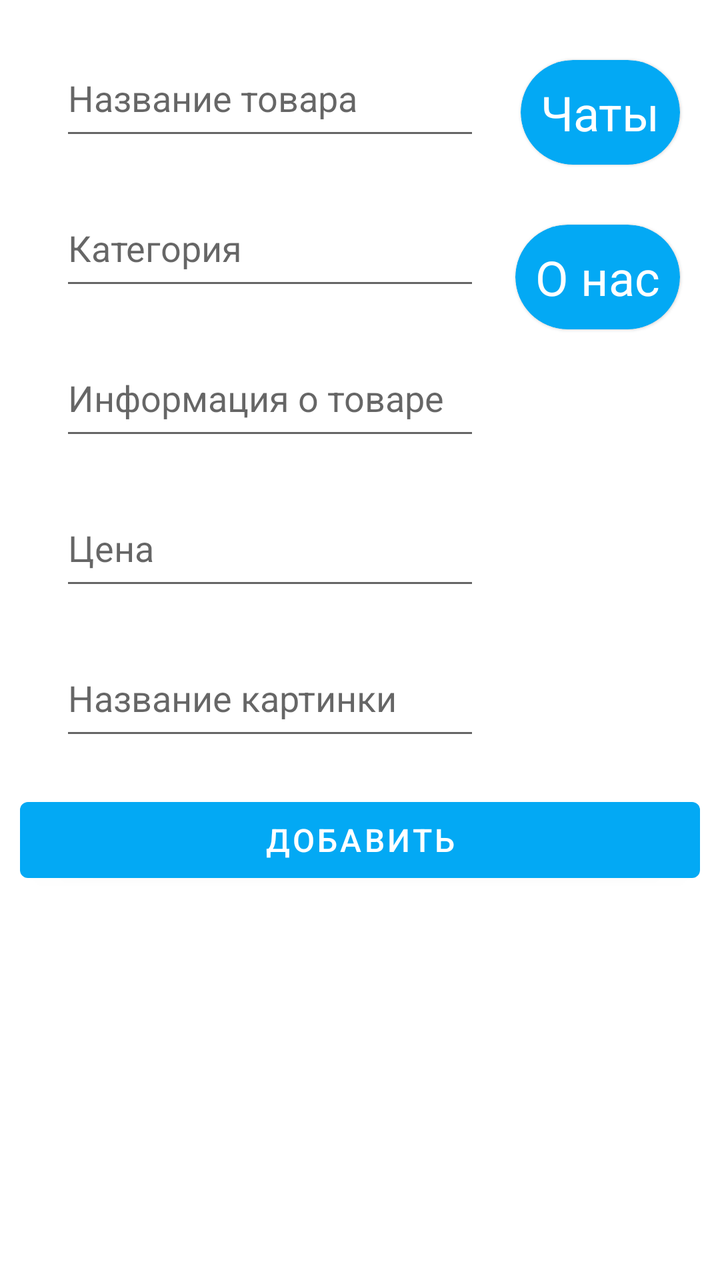
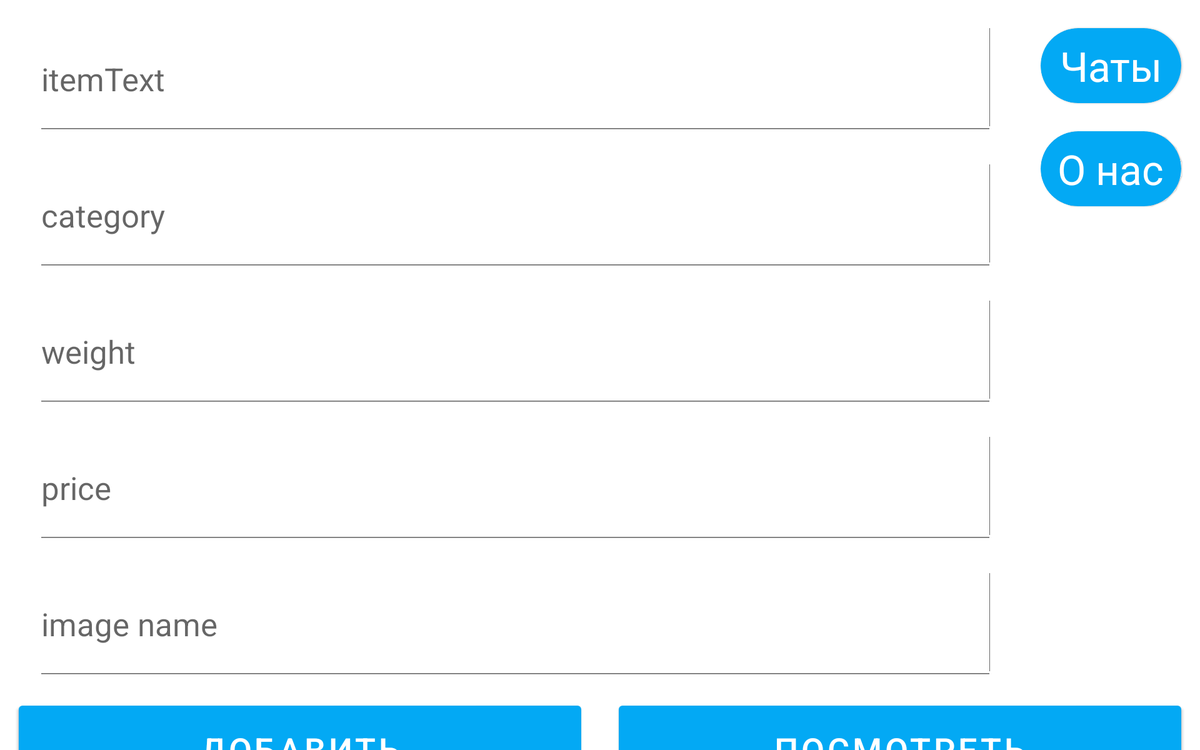

First picture: res/layout/ on a phone held upright. Second picture: the repository's own variant of that layout, on a device whose configuration matches the variant's folder. Source for both follows.
<!-- AndroidManifest.xml: application theme Theme.MyHouseV3 -->
<!-- res/layout/fragment_help.xml -->
<?xml version="1.0" encoding="utf-8"?>
<androidx.constraintlayout.widget.ConstraintLayout
    xmlns:android="http://schemas.android.com/apk/res/android"
    xmlns:app="http://schemas.android.com/apk/res-auto"
    xmlns:tools="http://schemas.android.com/tools"
    android:layout_width="match_parent"
    android:layout_height="match_parent"
    tools:context=".fragments.HelpFragment">

    <Button
        android:id="@+id/addService"
        android:layout_width="0dp"
        android:layout_height="50dp"
        android:layout_marginStart="10dp"
        android:layout_marginTop="20dp"
        android:layout_marginEnd="10dp"
        android:text="Добавить"
        android:textSize="16sp"
        app:layout_constraintEnd_toEndOf="parent"
        app:layout_constraintStart_toStartOf="parent"
        app:layout_constraintTop_toBottomOf="@+id/imageRes" />


    <EditText
        android:id="@+id/price"
        android:layout_width="0dp"
        android:layout_height="55dp"
        android:layout_marginStart="20dp"
        android:layout_marginTop="20dp"
        android:layout_marginEnd="100dp"
        android:ems="10"
        android:hint="Цена"
        android:inputType="text"
        app:layout_constraintHorizontal_bias="0.0"
        app:layout_constraintStart_toStartOf="@+id/addService"
        app:layout_constraintTop_toBottomOf="@+id/type" />

    <EditText
        android:id="@+id/type"
        android:layout_width="0dp"
        android:layout_height="55dp"
        android:layout_marginStart="20dp"
        android:layout_marginTop="20dp"
        android:layout_marginEnd="100dp"
        android:ems="10"
        android:hint="Информация о товаре"
        android:inputType="text"
        app:layout_constraintStart_toStartOf="@+id/addService"
        app:layout_constraintTop_toBottomOf="@+id/category" />

    <EditText
        android:id="@+id/category"
        android:layout_width="0dp"
        android:layout_height="55dp"
        android:layout_marginEnd="100dp"
        android:layout_marginStart="20dp"
        android:layout_marginTop="20dp"
        android:ems="10"
        android:hint="Категория"
        android:inputType="text"
        app:layout_constraintStart_toStartOf="@+id/addService"
        app:layout_constraintTop_toBottomOf="@+id/itemText" />

    <EditText
        android:id="@+id/itemText"
        android:layout_width="0dp"
        android:layout_height="55dp"
        android:layout_marginStart="20dp"
        android:layout_marginEnd="100dp"
        android:layout_marginTop="20dp"
        android:ems="10"
        android:hint="Название товара"
        android:inputType="text"
        app:layout_constraintStart_toStartOf="@+id/addService"
        app:layout_constraintTop_toTopOf="parent" />

    <EditText
        android:id="@+id/imageRes"
        android:layout_width="0dp"
        android:layout_height="55dp"
        android:layout_marginStart="20dp"
        android:layout_marginTop="20dp"
        android:layout_marginEnd="100dp"

        android:ems="10"
        android:hint="Название картинки"
        android:inputType="text"
        app:layout_constraintHorizontal_bias="0.0"
        app:layout_constraintStart_toStartOf="@+id/addService"
        app:layout_constraintTop_toBottomOf="@+id/price" />

    <com.google.android.material.card.MaterialCardView
        android:id="@+id/btnChat"
        android:layout_width="wrap_content"
        android:layout_height="wrap_content"
        app:cardCornerRadius="30dp"
        android:layout_marginTop="30dp"
        android:layout_marginEnd="20dp"
        android:backgroundTint="@color/appColor"
        app:layout_constraintTop_toTopOf="parent"
        app:layout_constraintEnd_toEndOf="parent">
        <TextView
            android:layout_width="wrap_content"
            android:layout_height="wrap_content"
            android:padding="10dp"
            android:text="Чаты"
            android:textSize="24sp"
            android:textColor="@color/appSecondColor">

        </TextView>
    </com.google.android.material.card.MaterialCardView>
    <com.google.android.material.card.MaterialCardView
        android:id="@+id/btnInfo"
        android:layout_width="wrap_content"
        android:layout_height="wrap_content"
        app:cardCornerRadius="30dp"
        android:layout_marginTop="30dp"
        android:layout_marginEnd="20dp"
        android:backgroundTint="@color/appColor"
        app:layout_constraintTop_toBottomOf="@+id/btnChat"
        app:layout_constraintEnd_toEndOf="parent">
        <TextView
            android:layout_width="wrap_content"
            android:layout_height="wrap_content"
            android:padding="10dp"
            android:text="О нас"
            android:textSize="24sp"
            android:textColor="@color/appSecondColor">

        </TextView>
    </com.google.android.material.card.MaterialCardView>


</androidx.constraintlayout.widget.ConstraintLayout>
<!-- resources referenced by this layout -->
<resources>
  <color name="appColor">#03A9F4</color>
  <color name="appSecondColor">#FFFFFF</color>
  <style name="Theme.MyHouseV3" parent="Theme.MaterialComponents.DayNight.DarkActionBar">
          
          <item name="colorPrimary">@color/appColor</item>
          <item name="colorPrimaryVariant">#F44336</item>
          <item name="colorOnPrimary">@color/white</item>
          
          <item name="colorSecondary">@color/teal_200</item>
          <item name="colorSecondaryVariant">@color/teal_700</item>
          <item name="colorOnSecondary">@color/black</item>
          
          <item name="android:statusBarColor">#000000</item>
  
          
      </style>
  <color name="white">#FFFFFFFF</color>
  <color name="teal_200">#888686</color>
  <color name="teal_700">#FF018786</color>
  <color name="black">#FF000000</color>
</resources>
<!-- res/layout-xlarge/fragment_help.xml (the repository's variant of the layout above) -->
<!-- drawn on a large tablet held sideways -->
<?xml version="1.0" encoding="utf-8"?>
<androidx.constraintlayout.widget.ConstraintLayout
    xmlns:android="http://schemas.android.com/apk/res/android"
    xmlns:app="http://schemas.android.com/apk/res-auto"
    xmlns:tools="http://schemas.android.com/tools"
    android:layout_width="match_parent"
    android:layout_height="match_parent"
    tools:context=".fragments.HelpFragment">

    <Button
        android:id="@+id/addService"
        android:layout_width="0dp"
        android:layout_height="105dp"
        android:layout_marginStart="20dp"
        android:layout_marginTop="20dp"
        android:layout_marginEnd="20dp"
        android:text="Добавить"
        android:textSize="36sp"
        app:layout_constraintEnd_toStartOf="@id/viewService"
        app:layout_constraintStart_toStartOf="parent"
        app:layout_constraintTop_toBottomOf="@+id/imageRes" />
    <Button
        android:id="@+id/viewService"
        android:layout_width="0dp"
        android:layout_height="105dp"
        android:layout_marginStart="20dp"
        android:layout_marginTop="20dp"
        android:layout_marginEnd="20dp"
        android:text="Посмотреть"
        android:textSize="36sp"
        app:layout_constraintEnd_toEndOf="parent"
        app:layout_constraintStart_toEndOf="@+id/addService"
        app:layout_constraintTop_toBottomOf="@+id/imageRes" />

    <EditText
        android:id="@+id/price"
        android:layout_width="0dp"
        android:layout_height="125dp"
        android:layout_marginEnd="200dp"
        android:textSize="34sp"
        android:layout_marginStart="20dp"
        android:layout_marginTop="20dp"
        android:ems="10"
        android:hint="price"
        android:inputType="text"
        app:layout_constraintEnd_toEndOf="@+id/viewService"
        app:layout_constraintHorizontal_bias="0.0"
        app:layout_constraintStart_toStartOf="@+id/addService"
        app:layout_constraintTop_toBottomOf="@+id/type" />

    <EditText
        android:id="@+id/type"
        android:layout_width="0dp"
        android:layout_height="125dp"
        android:layout_marginEnd="200dp"
        android:textSize="34sp"
        android:layout_marginStart="20dp"
        android:layout_marginTop="20dp"
        android:ems="10"
        android:hint="weight"
        android:inputType="text"
        app:layout_constraintEnd_toEndOf="@+id/viewService"
        app:layout_constraintStart_toStartOf="@+id/addService"
        app:layout_constraintTop_toBottomOf="@+id/category" />

    <EditText
        android:id="@+id/category"
        android:layout_width="0dp"
        android:layout_height="125dp"
        android:layout_marginEnd="200dp"
        android:textSize="34sp"
        android:layout_marginStart="20dp"
        android:layout_marginTop="20dp"
        android:ems="10"
        android:hint="category"
        android:inputType="text"
        app:layout_constraintEnd_toEndOf="@+id/viewService"
        app:layout_constraintStart_toStartOf="@+id/addService"
        app:layout_constraintTop_toBottomOf="@+id/itemText" />

    <EditText
        android:id="@+id/itemText"
        android:layout_width="0dp"
        android:layout_height="125dp"
        android:layout_marginEnd="200dp"
        android:textSize="34sp"
        android:layout_marginStart="20dp"

        android:layout_marginTop="20dp"
        android:ems="10"
        android:hint="itemText"
        android:inputType="text"
        app:layout_constraintEnd_toEndOf="@+id/viewService"
        app:layout_constraintStart_toStartOf="@+id/addService"
        app:layout_constraintTop_toTopOf="parent" />

    <EditText
        android:id="@+id/imageRes"
        android:layout_width="0dp"
        android:layout_height="125dp"
        android:layout_marginEnd="200dp"
        android:textSize="34sp"
        android:layout_marginStart="20dp"
        android:layout_marginTop="20dp"
        android:ems="10"
        android:hint="image name"
        android:inputType="text"
        app:layout_constraintEnd_toEndOf="@+id/viewService"
        app:layout_constraintHorizontal_bias="0.0"
        app:layout_constraintStart_toStartOf="@+id/addService"
        app:layout_constraintTop_toBottomOf="@+id/price" />
    <com.google.android.material.card.MaterialCardView
        android:id="@+id/btnChat"
        android:layout_width="wrap_content"
        android:layout_height="wrap_content"
        app:cardCornerRadius="40dp"
        android:layout_marginTop="30dp"
        android:layout_marginEnd="20dp"
        android:backgroundTint="@color/appColor"
        app:layout_constraintTop_toTopOf="parent"
        app:layout_constraintEnd_toEndOf="parent">

        <TextView
            android:layout_width="150dp"
            android:layout_height="80dp"
            android:gravity="center"
            android:padding="10dp"
            android:text="Чаты"
            android:textColor="@color/appSecondColor"
            android:textSize="44sp">

        </TextView>
    </com.google.android.material.card.MaterialCardView>
    <com.google.android.material.card.MaterialCardView
        android:id="@+id/btnInfo"
        android:layout_width="wrap_content"
        android:layout_height="wrap_content"
        app:cardCornerRadius="40dp"
        android:layout_marginTop="30dp"
        android:layout_marginEnd="20dp"
        android:backgroundTint="@color/appColor"
        app:layout_constraintTop_toBottomOf="@+id/btnChat"
        app:layout_constraintEnd_toEndOf="parent">
        <TextView
            android:layout_width="150dp"
            android:layout_height="80dp"
            android:padding="10dp"
            android:gravity="center"
            android:text="О нас"
            android:textSize="44sp"
            android:textColor="@color/appSecondColor">

        </TextView>
    </com.google.android.material.card.MaterialCardView>

    <androidx.recyclerview.widget.RecyclerView
        android:id="@+id/recyclerView"
        android:layout_width="409dp"
        android:layout_height="436dp"
        android:layout_marginStart="10dp"
        android:layout_marginTop="10dp"
        android:layout_marginEnd="10dp"
        app:layout_constraintEnd_toEndOf="parent"
        app:layout_constraintStart_toStartOf="parent"
        app:layout_constraintTop_toBottomOf="@+id/addService" />

</androidx.constraintlayout.widget.ConstraintLayout>
